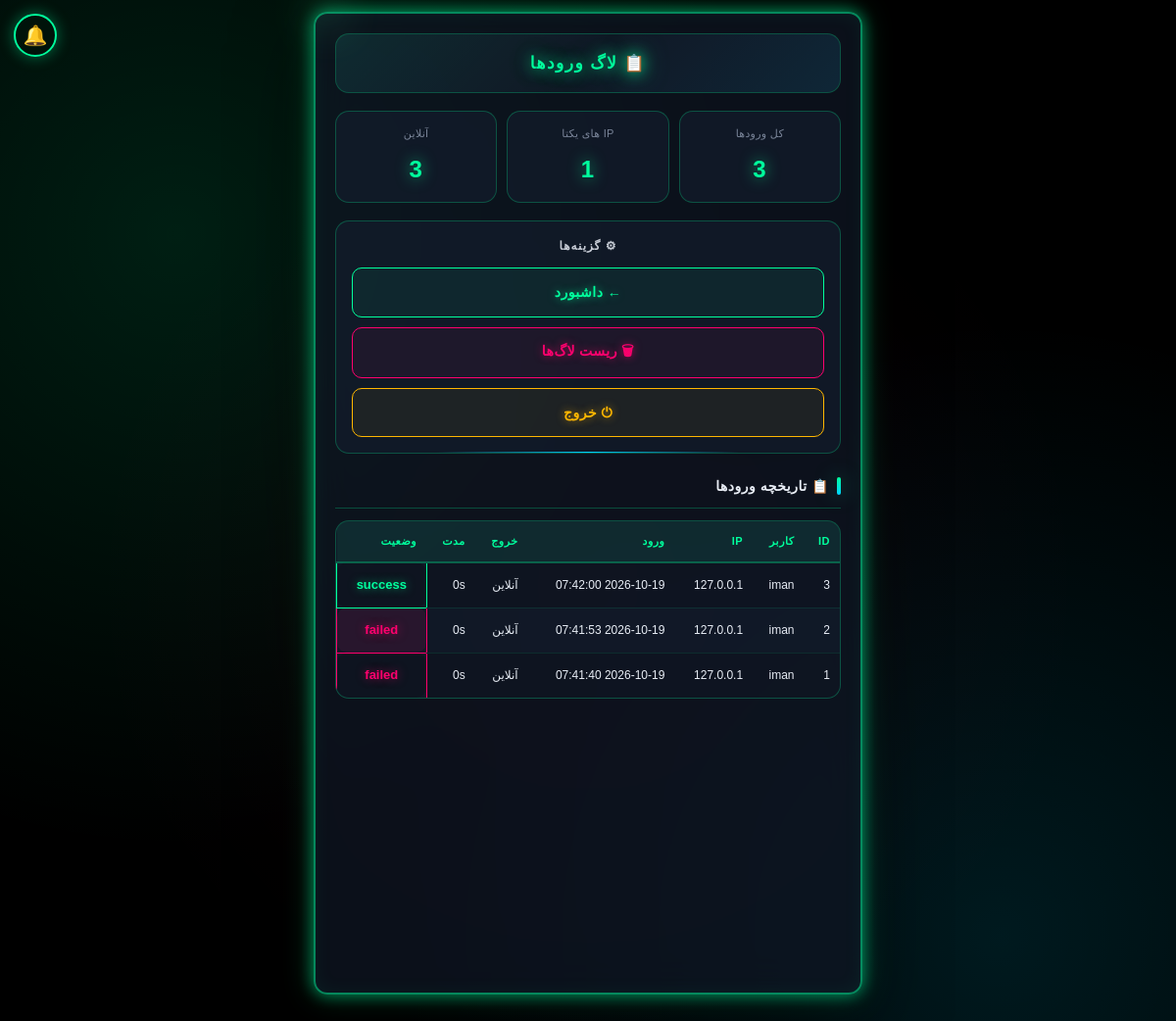
/admin/logs (signed in), run on an earlier commit of the app's database.
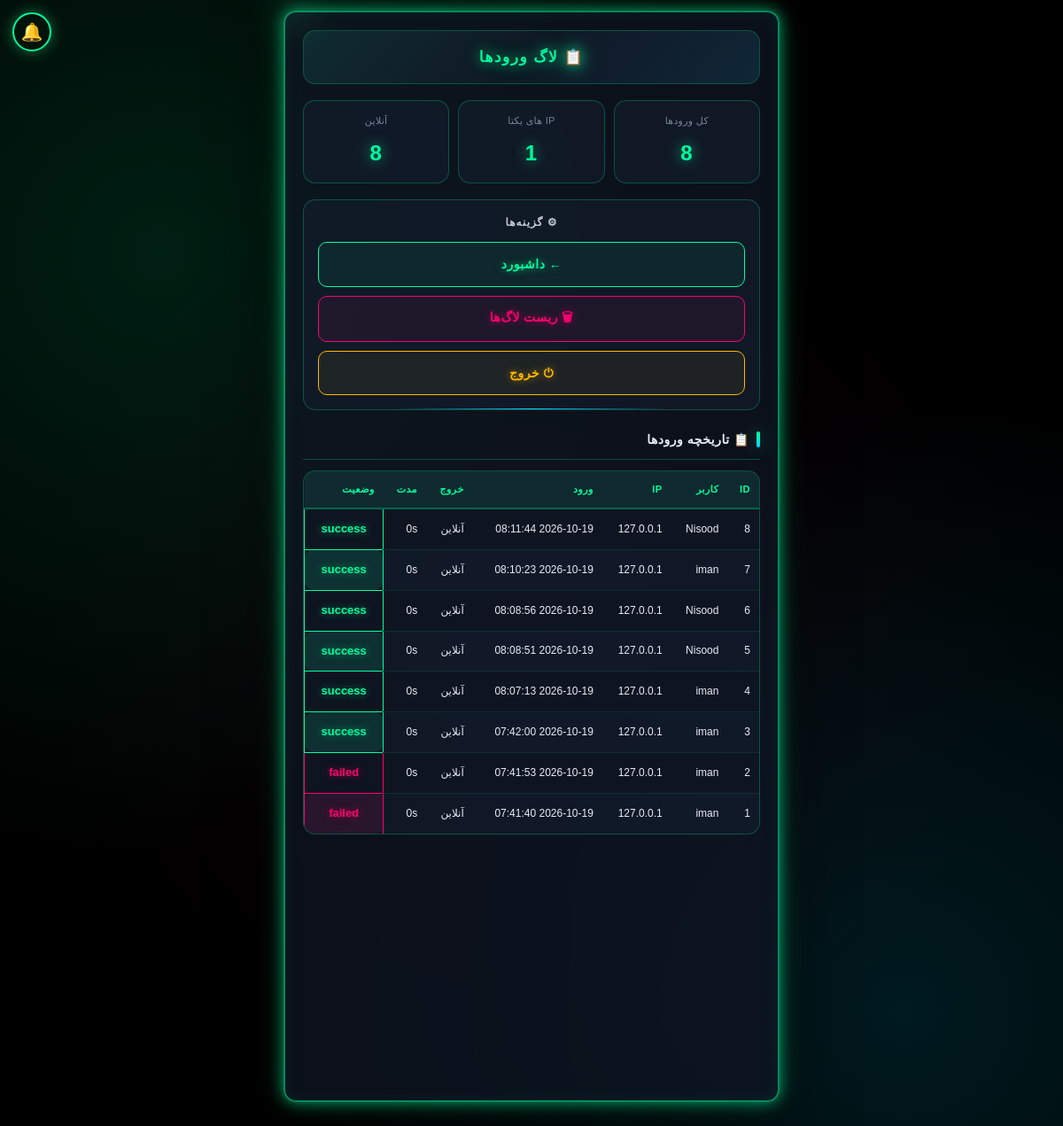
And on a later commit of the database.
### tables this page shows
CREATE TABLE login_logs (
        id INTEGER PRIMARY KEY AUTOINCREMENT,
        user_id INTEGER, username TEXT, ip TEXT, user_agent TEXT,
        login_time TIMESTAMP DEFAULT CURRENT_TIMESTAMP,
        logout_time TIMESTAMP, duration_seconds INTEGER DEFAULT 0,
        status TEXT DEFAULT 'success');

### app.py (the view)
@app.route("/admin/logs")
@admin_required
def admin_logs():
    return render_template("admin_logs.html",
        logs=get_all_logins(200),
        stats=get_login_stats())

### app.py (called while the page is built)
@app.context_processor
def inject_global_settings():
    try:
        if session.get("is_admin"):
            s = get_admin_settings()
        elif session.get("user_id"):
            s = get_user_settings(session["user_id"])
        else:
            s = {"avatar": None, "bg": None, "theme": "neon"}
    except Exception:
        s = {"avatar": None, "bg": None, "theme": "neon"}
    return {"current_settings": s}

@app.after_request
def _security_headers(response):
    if response.content_type and 'text/html' in response.content_type:
        response.headers["Cache-Control"] = "no-store, no-cache, must-revalidate, max-age=0"
        response.headers["Pragma"] = "no-cache"
        response.headers["Expires"] = "0"
    """هدرهای امنیتی"""
    response.headers["X-Content-Type-Options"] = "nosniff"
    response.headers["X-Frame-Options"] = "SAMEORIGIN"
    response.headers["X-XSS-Protection"] = "1; mode=block"
    response.headers["Referrer-Policy"] = "no-referrer"
    response.headers["Permissions-Policy"] = "geolocation=(), microphone=(), camera=()"
    return response

def admin_required(f):
    @wraps(f)
    def decorated(*args, **kwargs):
        if session.get("user_id"):
            session.clear()
            return redirect(url_for("admin_login"))
        if not session.get("is_admin"):
            return redirect(url_for("admin_login"))
        return f(*args, **kwargs)
    return decorated

### database.py (called while the page is built, shortened)
def get_user_settings(user_id):
    import time
    now = time.time()
    key = f'settings_{user_id}'
    if key in _CACHE and (now - _CACHE_TIME.get(key, 0)) < CACHE_TTL:
        return _CACHE[key]

def get_all_logins(limit=200):
    conn = sqlite3.connect(DB_PATH)
    c = conn.cursor()
    c.execute("SELECT * FROM login_logs ORDER BY id DESC LIMIT ?", (limit,))
    rows = c.fetchall()
    conn.close()
    return rows

def get_login_stats():
    conn = sqlite3.connect(DB_PATH)
    c = conn.cursor()
    c.execute("SELECT COUNT(*) FROM login_logs")
    total = c.fetchone()[0]
    c.execute("SELECT COUNT(DISTINCT ip) FROM login_logs")
    unique_ips = c.fetchone()[0]
    c.execute("SELECT COUNT(*) FROM login_logs WHERE logout_time IS NULL")
    online = c.fetchone()[0]
    conn.close()
    return {"total": total, "unique_ips": unique_ips, "online": online}

def get_admin_settings():
    return get_user_settings(ADMIN_ID)

### templates/admin_logs.html (shortened to what this page needs)
<!DOCTYPE html>
<html lang="fa" dir="rtl">
<head>
    <link rel="stylesheet" href="/static/style.css">
<link href="https://cdn.jsdelivr.net/gh/rastikerdar/vazirmatn@v33.003/Vazirmatn-font-face.css" rel="stylesheet">
<link rel="stylesheet" href="/static/scroll-fix.css"><link rel="icon" type="image/png" href="/static/icons/icon-192.png"><link rel="apple-touch-icon" href="/static/apple-touch-icon.png"></head>
<body class="matrix-bg">
    <div class="container">
        <div class="header-bar">
            <div class="header-title">📋 لاگ ورودها</div>
        </div>
        <div class="stats">
            <div class="stat-box">
                <span class="stat-label">کل ورودها</span>
                <span class="stat-value">{{ stats.total }}</span>
            </div>
            <div class="stat-box">
                <span class="stat-label">IP های یکتا</span>
                <span class="stat-value">{{ stats.unique_ips }}</span>
            </div>
            <div class="stat-box">
                <span class="stat-label">آنلاین</span>
                <span class="stat-value">{{ stats.online }}</span>
            </div>
        </div>
        <div class="footer-box">
            <div class="footer-title">⚙ گزینه‌ها</div>
            <div class="footer-actions">
                <a href="/admin/dashboard" class="btn-nav">← داشبورد</a>
                <button type="button" class="btn-reset" onclick="openClearModal()">🗑 ریست لاگ‌ها</button>
                <a href="/admin/logout" class="btn-nav btn-logout">⏻ خروج</a>
            </div>
        </div>
        <h2>📋 تاریخچه ورودها</h2>
        <div class="table-wrap">
            <table>
                <tr>
                    <th>ID</th>
                    <th>کاربر</th>
                    <th>IP</th>
                    <th>ورود</th>
                    <th>خروج</th>
                    <th>مدت</th>
                    <th>وضعیت</th>
                </tr>
                {% for row in logs %}
                <tr>
                    <td>{{ row[0] }}</td>
                    <td>{{ row[2] }}</td>
                    <td>{{ row[3] }}</td>
                    <td>{{ row[5] }}</td>
                    <td>{{ row[6] or 'آنلاین' }}</td>
                    <td>{{ row[7] }}s</td>
                    <td class="{{ 'success' if row[8]=='success' else 'error' }}">{{ row[8] }}</td>
                </tr>
                {% endfor %}
            </table>
        </div>
    </div>
{% include "_global_bg.html" %}
<a href="#" id="notifBellLink" class="notif-bell" title="اعلان‌ها">
🔔
</a>
</body>
</html>

### templates/_global_bg.html (shortened to what this page needs)
<link rel="stylesheet" href="/static/app-feel.css">

### static/scroll-fix.css (style rules this page uses)
html { overflow-x:hidden!important;overflow-y:scroll!important;height:auto!important;max-height:none!important;min-height:100%!important }
body { overflow-x:clip!important;overflow-y:visible!important;height:auto!important;max-height:none!important;min-height:100vh!important;position:relative!important }
.container,.container-fluid,.wrap,main,.content,#app,#root { overflow:visible!important;overflow-y:visible!important;height:auto!important;max-height:none!important;padding-bottom:120px!important;margin-bottom:0!important }
body::before,body::after { pointer-events:none!important }

### static/app-feel.css (style rules this page uses)
* { -webkit-tap-highlight-color:transparent;-webkit-touch-callout:none }
html,body { overscroll-behavior:none;-webkit-overflow-scrolling:touch }
body { user-select:none;-webkit-user-select:none }
button,a.btn,.ni,.tab,.cat,.main-cat,.prod,.shop,.cart { transition:transform .15s ease,box-shadow .3s ease; }
.page-fade { animation:pageFade .3s ease-out }

### templates/admin_logs.html (style rules this page uses)
body,input,textarea,button,select { font-family:"Vazirmatn","Segoe UI",Tahoma,sans-serif !important; }

What changed in the data, as far as the page shows it:
added login_logs: id "8", username "Nisood", ip "127.0.0.1", login_time "2026-10-19 08:11:44", row "آنلاین", duration_seconds "0", status "success"
added login_logs: id "7", username "iman", ip "127.0.0.1", login_time "2026-10-19 08:10:23", row "آنلاین", duration_seconds "0", status "success"
added login_logs: id "6", username "Nisood", ip "127.0.0.1", login_time "2026-10-19 08:08:56", row "آنلاین", duration_seconds "0", status "success"
added login_logs: id "5", username "Nisood", ip "127.0.0.1", login_time "2026-10-19 08:08:51", row "آنلاین", duration_seconds "0", status "success"
added login_logs: id "4", username "iman", ip "127.0.0.1", login_time "2026-10-19 08:07:13", row "آنلاین", duration_seconds "0", status "success"
Also different on the page:
{{ stats.total }}: "3" → "8"
{{ stats.online }}: "3" → "8"
